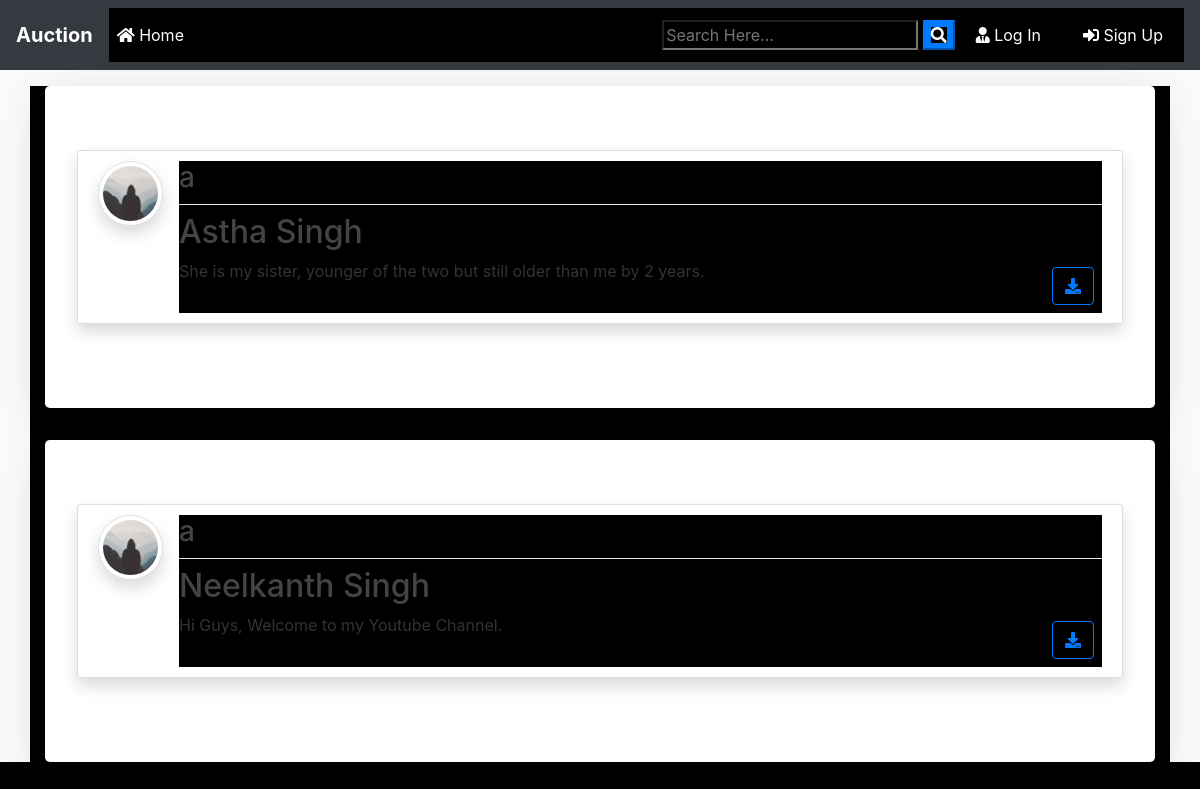
/, run on an earlier commit of the app's database.
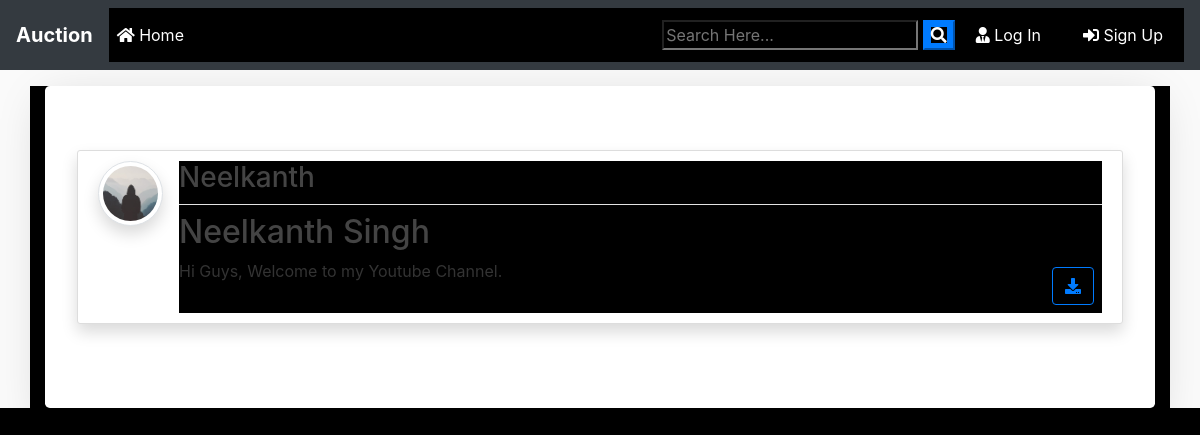
And on a later commit of the database.
### blog/models.py (models this page shows, shortened)
class Post(models.Model):
	title = models.CharField(max_length=100)
	file = models.ImageField(null=True,blank=True,upload_to='Images')
	content = models.TextField()
	date_posted = models.DateTimeField(default=datetime.now(timezone.utc))
	author = models.ForeignKey(User, on_delete=models.CASCADE)
	price = models.IntegerField()
	increment = models.IntegerField()
	bidder = models.CharField(max_length=100)

### users/models.py (models this page shows, shortened)
class Profile(models.Model):
    user = models.OneToOneField(User, on_delete=models.CASCADE)
    image = models.ImageField(default='default.jpg', upload_to='profile_pics')
    purchased = models.BooleanField(default=False)

### blog/views.py (the view)
# urls.py: path('', PostListView.as_view(), name='blog-home'),
class PostListView(ListView):
    model = Post
    template_name = 'blog/home.html'  # <app>/<model>_<viewtype>.html
    context_object_name = 'posts'
    ordering = ['-date_posted']
    paginate_by = 2

### blog/templates/blog/home.html (shortened to what this page needs)
{% extends "blog/base.html" %}
{% block content %}
    {% for post in posts %}
      <div class="jumbotron mt-3 bg-white shadow-lg">
      <article class="media content-section shadow">
        <a href="{{ post.author.profile.image.url }} " target="_blank"> <img src="{{ post.author.profile.image.url }}  " alt="" class="article-img rounded-circle img-thumbnail img-fluid shadow">
        </a>
        <div class="media-body">
          <div class="article-metadata d-flex justify-content-between">
            <a class="mr-2 " href="{% url 'user-posts' post.author.username  %}"><h3>{{ post.author }}</h3></a>
          </div>
          <h2><a class="article-title text-justify " href="{% url 'post-detail' post.id %}">{{ post.title }}</a></h2>
          <div class="d-flex justify-content-between">
            <p class="article-content text-justify text-truncate overflow-hidden">{{ post.content }}</p>
            {% if post.file %}
          <div class="form-group mt-0 pt-0  m-2">
            <a class="btn btn-outline-primary  btn-d "  href="{{ post.file.url }}"  download type="submit"><i class="fas fa-download"></i></a>
          </div>
          {% endif %}
          </div>
        </div>
      </article>
      </div>
    {% endfor %}
{% endblock content %}

### blog/templates/blog/base.html (shortened to what this page needs)
{% load static %}
<!doctype html>
<html lang="en">
  <head>
    <link rel="stylesheet" href="https://stackpath.bootstrapcdn.com/bootstrap/4.3.1/css/bootstrap.min.css">
    <link rel="stylesheet" href="https://use.fontawesome.com/releases/v5.8.1/css/all.css" >
    <link rel="stylesheet" href="{% static 'blog/main.css' %}">
</head>
  <body>
        <nav class="navbar navbar-expand-lg navbar-dark bg-dark">
                <a class="navbar-brand font-weight-bold" href="{% url 'blog-home' %}">Auction</a>
                <div class="collapse navbar-collapse" id="navbarSupportedContent">
                  <ul class="navbar-nav mr-auto">
                    <li class="nav-item active">
                      <a class="nav-link" href="{% url 'blog-home' %}"><i class="fas fa-home"></i> Home <span class="sr-only">(current)</span></a>
                    </li>
                  </ul>
                  <form id="searchform" action="{% url 'search' %}" method="get">
                    <input type="text" name="q" type="text" value="{{ request.GET.q }}" placeholder="Search Here..." />
                    <button type="button" onclick="searchform.submit()" class=" text-white my-color btn-primary"><i class="fa fa-search"></i></button>
                </form>
                    {% if user.is_authenticated %}
                    <a href="{% url 'user-posts' user %}" class="btn text-white m-2"><i class="fas fa-user-shield"></i> My Post</a>
                    <a href="{% url 'paycheck' %} " class="btn text-white m-2" id="new_blog"><i class="fas fa-user-edit"></i> New Post</a>
                    <a href="{% url 'profile' %} " class="btn text-white m-2"><i class="fas fa-user"></i> {{ user.username }}</a>
                    <a href="{% url 'logout' %} " class="btn text-white m-2"><i class="fas fa-sign-out-alt"></i> Log Out</a>
                    <a href="{% url 'payment_index' %}" class="btn text-white m-2"><i class="fa fa-credit-card" aria-hidden="true"></i></i> Payment</a>
                    {% else %}
                    <a href="{% url 'login' %} " class="btn text-white m-2"><i class="fas fa-user-tie"></i> Log In</a>
                    <a href="{% url 'register' %} " class="btn text-white m-2"> <i class="fas fa-sign-in-alt"></i> Sign Up</a>
                    {% endif %}
                </div>
              </nav>
      <div class="container my-bg">
    {% block content %}
    {% endblock  %}
</div>
  </body>
</html>

### blog/static/blog/main.css (style rules this page uses)
* { background:black; }
body { background: #fafafa; color: #333333; margin-top: 0; }
h1, h2, h3, h4, h5, h6 { color: #444444; }
ul { margin: 0; }
.content-section { background: #ffffff; padding: 10px 20px; border: 1px solid #dddddd; border-radius: 3px; margin-bottom: 20px; }
.article-title { color: #444444; }
.article-content { white-space: pre-line; }
.article-img { height: 65px; width: 65px; margin-right: 16px; }
.article-metadata { padding-bottom: 1px; margin-bottom: 4px; border-bottom: 1px solid #e3e3e3 }

What changed in the data, as far as the page shows it:
removed Post: author.profile.image (placeholder picture), author "a", title "Astha Singh", content "She is my sister, younger of the two but still older than me by 2 years."
changed Post "Neelkanth Singh": author "a" → "Neelkanth"
